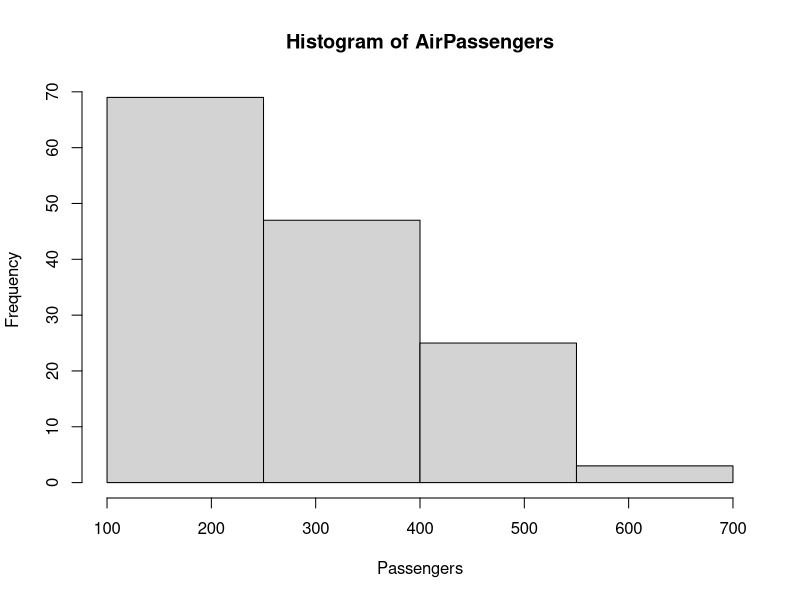

This chart was generated by the following R code:
data(AirPassengers)
hist(AirPassengers,
     breaks = seq(100, 700, by = 150),
     xlim = c(100, 700),
     main = "Histogram of AirPassengers",
     xlab = "Passengers")
